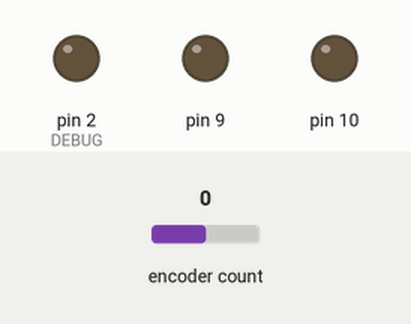
Recording of a program running on a simulated Teensy 3. Shown: output pins drawn as LEDs (lit = HIGH). The test bench sets the inputs (shaded band); at power-on: encoder count 0. What the program prints to the serial monitor is not drawn.

Above: at 0.1 s.
At 5.1 s:
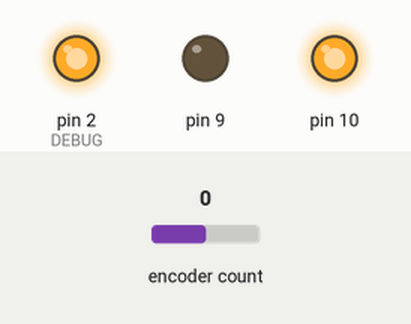
Timing chart, 0 to 6.6 s (numbered marks = the images above):
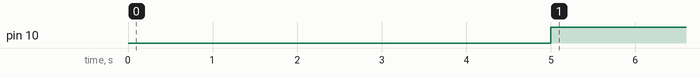

Measured:
- by itself, pin 10: LOW → HIGH at 5.0 s

The program:

main.cpp
```cpp
#include <Arduino.h>
#include <Encoder.h>
#include <PID_v1.h>
#include "../include/miniKiwiPins.h"
#include "../lib/drive_motor/DriveMotor.h"

uint8_t res = 0;
uint16_t max_pwm = 0;

DriveMotor motor1(IN4, IN3);
Encoder enc(ENC_A1, ENC_B1);

double Setpoint, Input, Output;
PID myPID(&Input, &Output, &Setpoint,6,0,0, DIRECT);

void setup() {
	delay(5000);
	Serial.begin(9600);
	Serial.println("Starting PID Test");
	pinMode(DEBUG, OUTPUT);
	digitalWrite(DEBUG, HIGH);

	res = motor1.get_res();
	max_pwm = 2<<(res-1);
	Serial.print("Max PWM value calculated : +-");
	Serial.println(max_pwm);

	myPID.SetOutputLimits(-max_pwm, max_pwm);
	myPID.SetSampleTime(5);

	Input = enc.read();
	Setpoint = 1200;

	myPID.SetMode(AUTOMATIC);
}

void loop() {
	Input = enc.read();
	myPID.Compute();
	motor1.set_pwm(int16_t(Output));

	Serial.print(enc.read());
	Serial.print(" ");
	Serial.println(Output);
}
```

miniKiwiPins.h
```cpp
#ifndef KIWIPINS_H
#define KIWIPINS_H

#define TEENSY_LED 13
#define QTR1 15
#define QTR2 14
#define FB1 20
#define FB2 17
#define FB3 16
#define SDA 18
#define SCL 19
#define SERVO1 23
#define SERVO2 22
#define SERVO3 21
#define IN1 5  //IN1 IN2 control bridge 2
#define IN2 6
#define IN3 9  //IN3 IN4 control bridge 1
#define IN4 10
#define ENC_A1 7  //Encoder inputs are consistent with motor plugs
#define ENC_A2 11
#define ENC_B1 8
#define ENC_B2 12
#define VAC3 3
#define VAC4 4
#define DEBUG 2
#define RX_ESP 0  //Corresponds to Serial1 on teensy 3.2
#define TX_ESP 1

#endif
```
